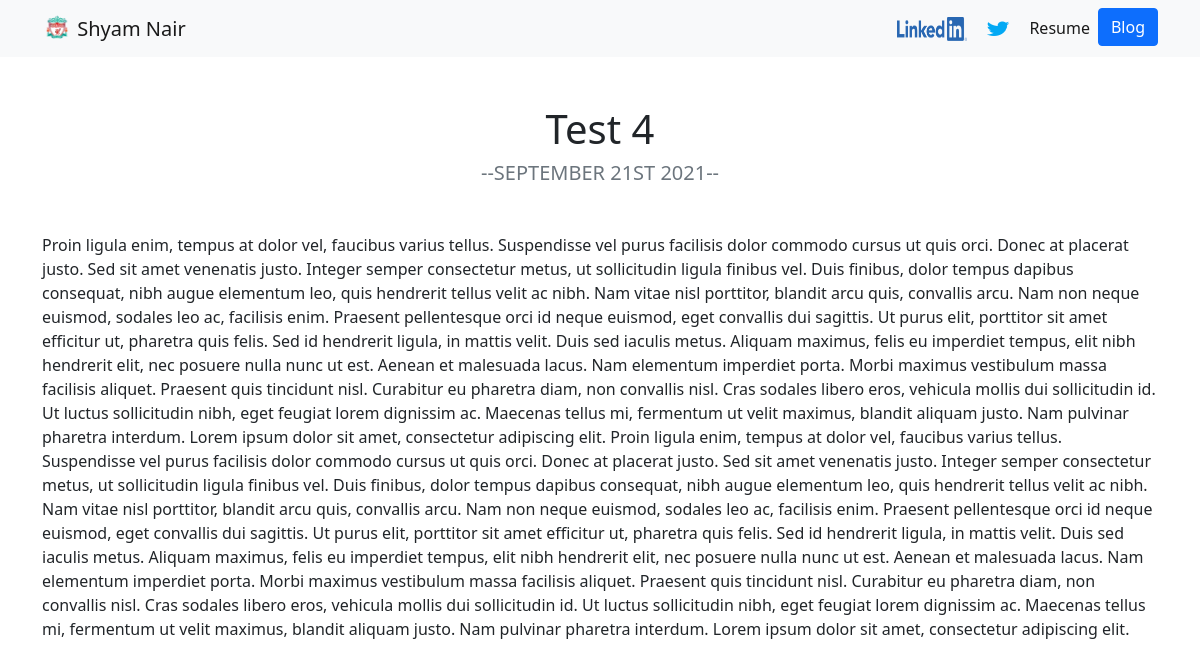
The page /blog/10/ on the database its author committed.
### blog/models.py (models this page shows, shortened)
class Blog(models.Model):
	title = models.CharField(max_length=200)
	content = models.TextField()
	date = models.DateField()

### blog/views.py (the view)
# urls.py: path('<int:blog_id>/', views.detail, name='detail'),
def detail(request, blog_id):
	blog = get_object_or_404(Blog, pk=blog_id)
	return render(request, 'blog/detail.html', { 'blog': blog})

### blog/templates/blog/detail.html
{% extends 'portfolio/base.html' %}
{% block content %}
<h1 class="text-center mt-5">{{ blog.title }}</h2>
<h5 class="text-center text-muted mb-5">--{{ blog.date|date:'F jS Y'|upper }}--</h5>
<div class="container text-break">
	<p>{{ blog.content|safe }}</p>
</div>
{% endblock %}

### rows shown on the page
Blog: title "Test 4", date "SEPTEMBER 21ST 2021", content "Proin ligula enim, tempus at dolor vel, faucibus varius tellus. Suspendisse vel purus facilisis dolor commodo cursus ut quis orci. Donec at placerat justo. Sed sit amet venenatis justo. Integer semper consectetur metus, ut sollicitudin ligula finibus vel. Duis finibus, dolor tempus dapibus consequat, nibh augue elementum leo, quis hendrerit tellus velit ac nibh. Nam vitae nisl porttitor, blandit arcu quis, convallis arcu. Nam non neque euismod, sodales leo ac, facilisis enim. Praesent pellentesque orci id neque euismod, eget convallis dui sagittis. Ut purus elit, porttitor sit amet efficitur ut, pharetra quis felis. Sed id hendrerit ligula, in mattis velit. Duis sed iaculis metus. Aliquam…"
